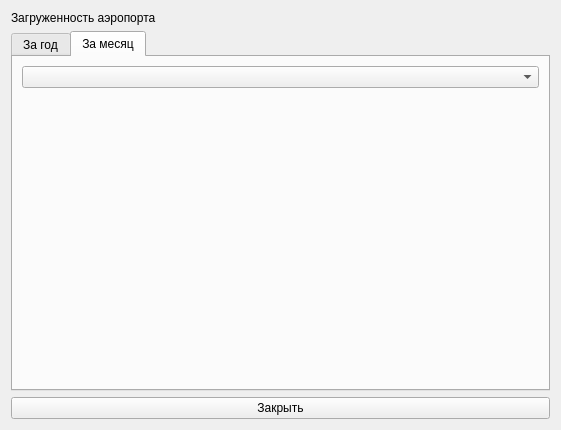
<?xml version="1.0" encoding="UTF-8"?>
<ui version="4.0">
 <class>Statistics</class>
 <widget class="QWidget" name="Statistics">
  <property name="enabled">
   <bool>true</bool>
  </property>
  <property name="geometry">
   <rect>
    <x>0</x>
    <y>0</y>
    <width>561</width>
    <height>430</height>
   </rect>
  </property>
  <property name="windowTitle">
   <string>Form</string>
  </property>
  <layout class="QGridLayout" name="gridLayout">
   <item row="4" column="0">
    <widget class="QPushButton" name="pb_close">
     <property name="text">
      <string>Закрыть</string>
     </property>
    </widget>
   </item>
   <item row="1" column="0">
    <widget class="QTabWidget" name="tabWidget">
     <property name="minimumSize">
      <size>
       <width>330</width>
       <height>250</height>
      </size>
     </property>
     <property name="baseSize">
      <size>
       <width>330</width>
       <height>250</height>
      </size>
     </property>
     <property name="currentIndex">
      <number>1</number>
     </property>
     <widget class="QWidget" name="tab_perYear">
      <attribute name="title">
       <string>За год</string>
      </attribute>
      <layout class="QGridLayout" name="gridLayout_2">
       <item row="0" column="0">
        <widget class="QCustomPlot" name="widget_loadPerYear" native="true">
         <property name="minimumSize">
          <size>
           <width>300</width>
           <height>200</height>
          </size>
         </property>
         <property name="baseSize">
          <size>
           <width>300</width>
           <height>200</height>
          </size>
         </property>
        </widget>
       </item>
      </layout>
     </widget>
     <widget class="QWidget" name="tab_perMonth">
      <attribute name="title">
       <string>За месяц</string>
      </attribute>
      <layout class="QGridLayout" name="gridLayout_3">
       <item row="1" column="0">
        <widget class="QCustomPlot" name="widget_loadPerMonth" native="true">
         <property name="minimumSize">
          <size>
           <width>300</width>
           <height>200</height>
          </size>
         </property>
         <property name="baseSize">
          <size>
           <width>300</width>
           <height>200</height>
          </size>
         </property>
        </widget>
       </item>
       <item row="0" column="0">
        <widget class="QComboBox" name="cb_months"/>
       </item>
      </layout>
     </widget>
    </widget>
   </item>
   <item row="0" column="0">
    <widget class="QLabel" name="l_airportsLoad">
     <property name="text">
      <string>Загруженность аэропорта </string>
     </property>
    </widget>
   </item>
  </layout>
 </widget>
 <customwidgets>
  <customwidget>
   <class>QCustomPlot</class>
   <extends>QWidget</extends>
   <header location="global">D:\Netology_CPP7\Cross-platform development on Qt\Airport_Inspector\qcustomplot.h</header>
   <container>1</container>
  </customwidget>
 </customwidgets>
 <resources/>
 <connections/>
</ui>
